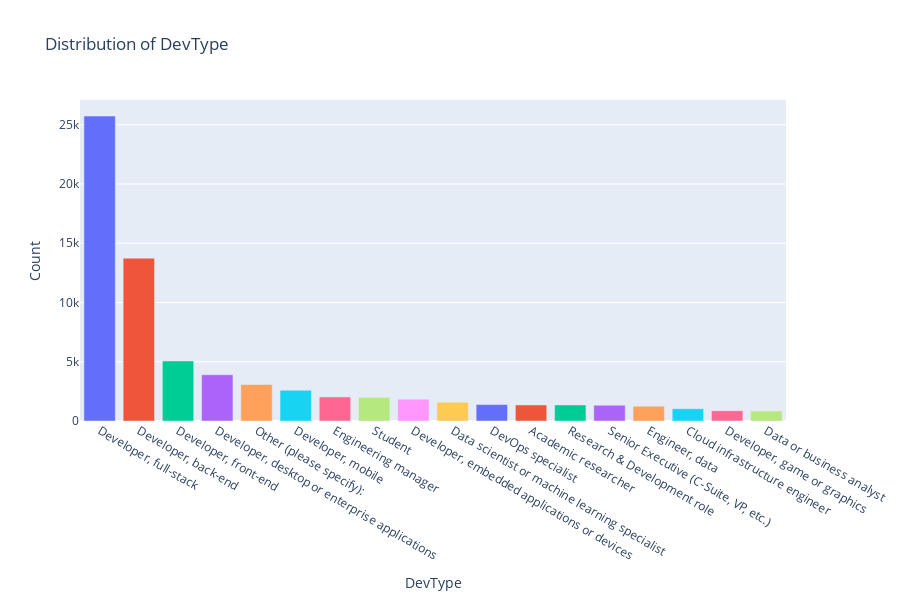

The notebook cell this image was saved under:
### Markdown cell above
#### Developer type

### Code cell
plot_generic(df, 'DevType', 'bar', showlegend=False, max_unique_values=18, width=900, height=600)

### Figure 1 — Plotly figure (JSON) as saved in the notebook; plotly's stock layout.template omitted (floating-point values rounded to 4 significant figures)
{"data": [{"alignmentgroup": "True", "customdata": [[33.48]], "hovertemplate": "<b>%{hovertext}</b><br><br>DevType=%{x}<br>Count=%{y}<br>Percentage (%)=%{customdata[0]}<extra></extra>", "hovertext": ["Developer, full-stack"], "legendgroup": "Developer, full-stack", "marker": {"color": "#636efa", "pattern": {"shape": ""}}, "name": "Developer, full-stack", "offsetgroup": "Developer, full-stack", "orientation": "v", "showlegend": true, "textposition": "auto", "type": "bar", "x": ["Developer, full-stack"], "xaxis": "x", "y": [25735], "yaxis": "y"}, {"alignmentgroup": "True", "customdata": [[17.88]], "hovertemplate": "<b>%{hovertext}</b><br><br>DevType=%{x}<br>Count=%{y}<br>Percentage (%)=%{customdata[0]}<extra></extra>", "hovertext": ["Developer, back-end"], "legendgroup": "Developer, back-end", "marker": {"color": "#EF553B", "pattern": {"shape": ""}}, "name": "Developer, back-end", "offsetgroup": "Developer, back-end", "orientation": "v", "showlegend": true, "textposition": "auto", "type": "bar", "x": ["Developer, back-end"], "xaxis": "x", "y": [13745], "yaxis": "y"}, {"alignmentgroup": "True", "customdata": [[6.6]], "hovertemplate": "<b>%{hovertext}</b><br><br>DevType=%{x}<br>Count=%{y}<br>Percentage (%)=%{customdata[0]}<extra></extra>", "hovertext": ["Developer, front-end"], "legendgroup": "Developer, front-end", "marker": {"color": "#00cc96", "pattern": {"shape": ""}}, "name": "Developer, front-end", "offsetgroup": "Developer, front-end", "orientation": "v", "showlegend": true, "textposition": "auto", "type": "bar", "x": ["Developer, front-end"], "xaxis": "x", "y": [5071], "yaxis": "y"}, {"alignmentgroup": "True", "customdata": [[5.08]], "hovertemplate": "<b>%{hovertext}</b><br><br>DevType=%{x}<br>Count=%{y}<br>Percentage (%)=%{customdata[0]}<extra></extra>", "hovertext": ["Developer, desktop or enterprise applications"], "legendgroup": "Developer, desktop or enterprise applications", "marker": {"color": "#ab63fa", "pattern": {"shape": ""}}, "name": "Developer, desktop or enterprise applications", "offsetgroup": "Developer, desktop or enterprise applications", "orientation": "v", "showlegend": true, "textposition": "auto", "type": "bar", "x": ["Developer, desktop or enterprise applications"], "xaxis": "x", "y": [3904], "yaxis": "y"}, {"alignmentgroup": "True", "customdata": [[4.01]], "hovertemplate": "<b>%{hovertext}</b><br><br>DevType=%{x}<br>Count=%{y}<br>Percentage (%)=%{customdata[0]}<extra></extra>", "hovertext": ["Other (please specify):"], "legendgroup": "Other (please specify):", "marker": {"color": "#FFA15A", "pattern": {"shape": ""}}, "name": "Other (please specify):", "offsetgroup": "Other (please specify):", "orientation": "v", "showlegend": true, "textposition": "auto", "type": "bar", "x": ["Other (please specify):"], "xaxis": "x", "y": [3080], "yaxis": "y"}, {"alignmentgroup": "True", "customdata": [[3.38]], "hovertemplate": "<b>%{hovertext}</b><br><br>DevType=%{x}<br>Count=%{y}<br>Percentage (%)=%{customdata[0]}<extra></extra>", "hovertext": ["Developer, mobile"], "legendgroup": "Developer, mobile", "marker": {"color": "#19d3f3", "pattern": {"shape": ""}}, "name": "Developer, mobile", "offsetgroup": "Developer, mobile", "orientation": "v", "showlegend": true, "textposition": "auto", "type": "bar", "x": ["Developer, mobile"], "xaxis": "x", "y": [2597], "yaxis": "y"}, {"alignmentgroup": "True", "customdata": [[2.64]], "hovertemplate": "<b>%{hovertext}</b><br><br>DevType=%{x}<br>Count=%{y}<br>Percentage (%)=%{customdata[0]}<extra></extra>", "hovertext": ["Engineering manager"], "legendgroup": "Engineering manager", "marker": {"color": "#FF6692", "pattern": {"shape": ""}}, "name": "Engineering manager", "offsetgroup": "Engineering manager", "orientation": "v", "showlegend": true, "textposition": "auto", "type": "bar", "x": ["Engineering manager"], "xaxis": "x", "y": [2033], "yaxis": "y"}, {"alignmentgroup": "True", "customdata": [[2.6]], "hovertemplate": "<b>%{hovertext}</b><br><br>DevType=%{x}<br>Count=%{y}<br>Percentage (%)=%{customdata[0]}<extra></extra>", "hovertext": ["Student"], "legendgroup": "Student", "marker": {"color": "#B6E880", "pattern": {"shape": ""}}, "name": "Student", "offsetgroup": "Student", "orientation": "v", "showlegend": true, "textposition": "auto", "type": "bar", "x": ["Student"], "xaxis": "x", "y": [1996], "yaxis": "y"}, {"alignmentgroup": "True", "customdata": [[2.4]], "hovertemplate": "<b>%{hovertext}</b><br><br>DevType=%{x}<br>Count=%{y}<br>Percentage (%)=%{customdata[0]}<extra></extra>", "hovertext": ["Developer, embedded applications or devices"], "legendgroup": "Developer, embedded applications or devices", "marker": {"color": "#FF97FF", "pattern": {"shape": ""}}, "name": "Developer, embedded applications or devices", "offsetgroup": "Developer, embedded applications or devices", "orientation": "v", "showlegend": true, "textposition": "auto", "type": "bar", "x": ["Developer, embedded applications or devices"], "xaxis": "x", "y": [1845], "yaxis": "y"}, {"alignmentgroup": "True", "customdata": [[2.07]], "hovertemplate": "<b>%{hovertext}</b><br><br>DevType=%{x}<br>Count=%{y}<br>Percentage (%)=%{customdata[0]}<extra></extra>", "hovertext": ["Data scientist or machine learning specialist"], "legendgroup": "Data scientist or machine learning specialist", "marker": {"color": "#FECB52", "pattern": {"shape": ""}}, "name": "Data scientist or machine learning specialist", "offsetgroup": "Data scientist or machine learning specialist", "orientation": "v", "showlegend": true, "textposition": "auto", "type": "bar", "x": ["Data scientist or machine learning specialist"], "xaxis": "x", "y": [1588], "yaxis": "y"}, {"alignmentgroup": "True", "customdata": [[1.8]], "hovertemplate": "<b>%{hovertext}</b><br><br>DevType=%{x}<br>Count=%{y}<br>Percentage (%)=%{customdata[0]}<extra></extra>", "hovertext": ["DevOps specialist"], "legendgroup": "DevOps specialist", "marker": {"color": "#636efa", "pattern": {"shape": ""}}, "name": "DevOps specialist", "offsetgroup": "DevOps specialist", "orientation": "v", "showlegend": true, "textposition": "auto", "type": "bar", "x": ["DevOps specialist"], "xaxis": "x", "y": [1387], "yaxis": "y"}, {"alignmentgroup": "True", "customdata": [[1.76]], "hovertemplate": "<b>%{hovertext}</b><br><br>DevType=%{x}<br>Count=%{y}<br>Percentage (%)=%{customdata[0]}<extra></extra>", "hovertext": ["Academic researcher"], "legendgroup": "Academic researcher", "marker": {"color": "#EF553B", "pattern": {"shape": ""}}, "name": "Academic researcher", "offsetgroup": "Academic researcher", "orientation": "v", "showlegend": true, "textposition": "auto", "type": "bar", "x": ["Academic researcher"], "xaxis": "x", "y": [1354], "yaxis": "y"}, {"alignmentgroup": "True", "customdata": [[1.76]], "hovertemplate": "<b>%{hovertext}</b><br><br>DevType=%{x}<br>Count=%{y}<br>Percentage (%)=%{customdata[0]}<extra></extra>", "hovertext": ["Research & Development role"], "legendgroup": "Research & Development role", "marker": {"color": "#00cc96", "pattern": {"shape": ""}}, "name": "Research & Development role", "offsetgroup": "Research & Development role", "orientation": "v", "showlegend": true, "textposition": "auto", "type": "bar", "x": ["Research & Development role"], "xaxis": "x", "y": [1353], "yaxis": "y"}, {"alignmentgroup": "True", "customdata": [[1.73]], "hovertemplate": "<b>%{hovertext}</b><br><br>DevType=%{x}<br>Count=%{y}<br>Percentage (%)=%{customdata[0]}<extra></extra>", "hovertext": ["Senior Executive (C-Suite, VP, etc.)"], "legendgroup": "Senior Executive (C-Suite, VP, etc.)", "marker": {"color": "#ab63fa", "pattern": {"shape": ""}}, "name": "Senior Executive (C-Suite, VP, etc.)", "offsetgroup": "Senior Executive (C-Suite, VP, etc.)", "orientation": "v", "showlegend": true, "textposition": "auto", "type": "bar", "x": ["Senior Executive (C-Suite, VP, etc.)"], "xaxis": "x", "y": [1332], "yaxis": "y"}, {"alignmentgroup": "True", "customdata": [[1.62]], "hovertemplate": "<b>%{hovertext}</b><br><br>DevType=%{x}<br>Count=%{y}<br>Percentage (%)=%{customdata[0]}<extra></extra>", "hovertext": ["Engineer, data"], "legendgroup": "Engineer, data", "marker": {"color": "#FFA15A", "pattern": {"shape": ""}}, "name": "Engineer, data", "offsetgroup": "Engineer, data", "orientation": "v", "showlegend": true, "textposition": "auto", "type": "bar", "x": ["Engineer, data"], "xaxis": "x", "y": [1248], "yaxis": "y"}, {"alignmentgroup": "True", "customdata": [[1.35]], "hovertemplate": "<b>%{hovertext}</b><br><br>DevType=%{x}<br>Count=%{y}<br>Percentage (%)=%{customdata[0]}<extra></extra>", "hovertext": ["Cloud infrastructure engineer"], "legendgroup": "Cloud infrastructure engineer", "marker": {"color": "#19d3f3", "pattern": {"shape": ""}}, "name": "Cloud infrastructure engineer", "offsetgroup": "Cloud infrastructure engineer", "orientation": "v", "showlegend": true, "textposition": "auto", "type": "bar", "x": ["Cloud infrastructure engineer"], "xaxis": "x", "y": [1036], "yaxis": "y"}, {"alignmentgroup": "True", "customdata": [[1.13]], "hovertemplate": "<b>%{hovertext}</b><br><br>DevType=%{x}<br>Count=%{y}<br>Percentage (%)=%{customdata[0]}<extra></extra>", "hovertext": ["Developer, game or graphics"], "legendgroup": "Developer, game or graphics", "marker": {"color": "#FF6692", "pattern": {"shape": ""}}, "name": "Developer, game or graphics", "offsetgroup": "Developer, game or graphics", "orientation": "v", "showlegend": true, "textposition": "auto", "type": "bar", "x": ["Developer, game or graphics"], "xaxis": "x", "y": [866], "yaxis": "y"}, {"alignmentgroup": "True", "customdata": [[1.09]], "hovertemplate": "<b>%{hovertext}</b><br><br>DevType=%{x}<br>Count=%{y}<br>Percentage (%)=%{customdata[0]}<extra></extra>", "hovertext": ["Data or business analyst"], "legendgroup": "Data or business analyst", "marker": {"color": "#B6E880", "pattern": {"shape": ""}}, "name": "Data or business analyst", "offsetgroup": "Data or business analyst", "orientation": "v", "showlegend": true, "textposition": "auto", "type": "bar", "x": ["Data or business analyst"], "xaxis": "x", "y": [837], "yaxis": "y"}], "layout": {"barmode": "relative", "height": 600, "legend": {"title": {"text": "DevType"}, "tracegroupgap": 0}, "showlegend": false, "title": {"text": "Distribution of DevType"}, "width": 900, "xaxis": {"anchor": "y", "autorange": true, "categoryarray": ["Developer, full-stack", "Developer, back-end", "Developer, front-end", "Developer, desktop or enterprise applications", "Other (please specify):", "Developer, mobile", "Engineering manager", "Student", "Developer, embedded applications or devices", "Data scientist or machine learning specialist", "DevOps specialist", "Academic researcher", "Research & Development role", "Senior Executive (C-Suite, VP, etc.)", "Engineer, data", "Cloud infrastructure engineer", "Developer, game or graphics", "Data or business analyst"], "categoryorder": "array", "domain": [0, 1], "range": [-0.5, 17.5], "title": {"text": "DevType"}, "type": "category"}, "yaxis": {"anchor": "x", "autorange": true, "domain": [0, 1], "range": [0, 27090.0], "title": {"text": "Count"}, "type": "linear"}}}
